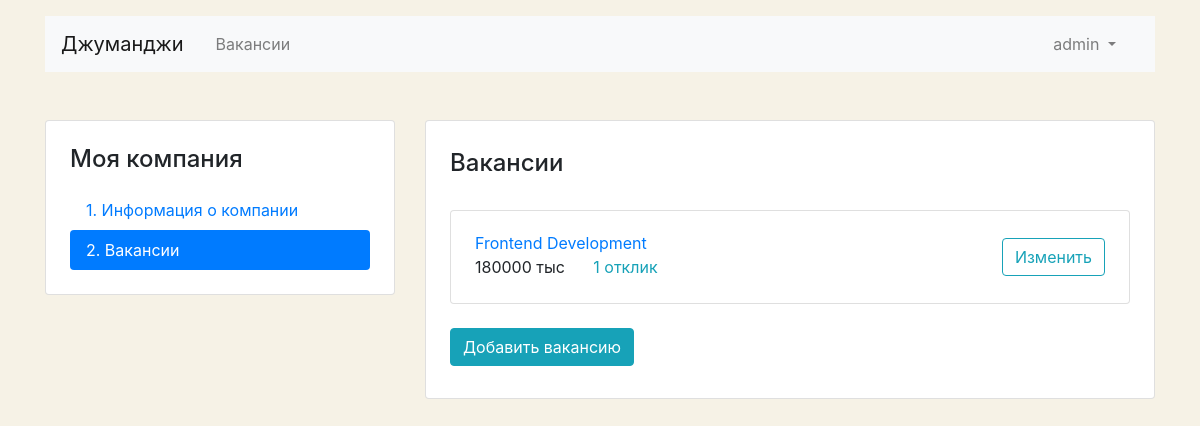
Page /mycompany/vacancies/ (signed in) on the committed database.
### company/models.py (models this page shows, shortened)
class Vacancy(models.Model):
    title = models.CharField(
        max_length=30,
        verbose_name='Название',
    )
    speciality = models.ForeignKey(
        'Speciality',
        related_name='vacancies',
        on_delete=models.CASCADE,
    )
    company = models.ForeignKey(
        'Company',
        related_name='vacancies',
        on_delete=models.CASCADE,
    )
    skills = models.CharField(
        max_length=150,
        verbose_name='Навыки',
    )
    salary_min = models.PositiveSmallIntegerField(
        verbose_name='Мин зарплата',
    )
    salary_max = models.PositiveSmallIntegerField(
        verbose_name='Макс зарплата',
    )
    published = models.DateTimeField(
        default=datetime.now(),
        verbose_name='Опубликовано',
    )
    class Meta:
        verbose_name = 'Вакансия'
        verbose_name_plural = 'Вакансии'

### users/views.py (the view)
# urls.py: path('mycompany/vacancies/', ProfileVacanciesView.as_view(), name='profile_vacancies'),
class ProfileVacanciesView(View):
    def get(self, request):
        try:
            company = Company.objects.get(owner=self.request.user.id)
            context = {
                'vacancies': Vacancy.objects.filter(company=company).annotate(app_count=Count('application'))
            }
            return render(request, 'vacancy/vacancy-list.html', context=context)
        except ObjectDoesNotExist:
            return redirect('/profile/check/')

### company/templatetags/ru_pluralize.py (called while the page is built)
@register.filter()
def ru_pluralize(number: Union[int, str], arg: str = 'дурак, дурака, дураков'):
    nominative_singular, genitive_singular, genitive_plural = arg.split(',')
    number = abs(int(number))
    if 10 <= number % 100 <= 20:
        return f'{number} {genitive_plural}'
    if number % 10 == 1:
        return f'{number} {nominative_singular}'
    if 2 <= number % 10 <= 4:
        return f'{number} {genitive_singular}'
    return f'{number} {genitive_plural}'

### templates/vacancy/vacancy-list.html (shortened to what this page needs)
{% extends 'base/base.html' %}
{% load ru_pluralize %}
{% block content %}
    <main class="container mt-3 pb-5">
        <div class="row mt-5">
            <div class="col-12 col-lg-4">
                <aside class="pt-3 pb-4 px-4 mb-5 card">
                    <h1 class="h4 pt-2 pb-2">Моя компания</h1>
                    <div class="nav flex-column nav-pills">
                        <a class="nav-link" href="{% url 'profile_company' %}">1. Информация о&nbsp;компании</a>
                        <a class="nav-link active" href="{% url 'profile_vacancies' %}">2. Вакансии</a>
                    </div>
                </aside>
            </div>
            <div class="col-12 col-lg-8">
                <div class="card">
                    <div class="card-body px-4 pb-4">
                        <section class="tab-pane fade show active">
                            <h2 class="h4 pt-2 pb-3">Вакансии</h2>
                            {% for item in vacancies %}
                                <div class="card mt-3">
                                    <div class="card-body px-4">
                                        <div class="row align-items-center">
                                            <div class="col-6 col-lg-8">
                                                <a href="#" class="mb-1">{{ item.title }}</a>
                                                <p class="mb-1">
                                                    <span class="mr-4">{{ item.salary_max }} тыс</span>
                                                    {% if item.app_count == 0 %}
                                                        <span class="text-muted">Нет откликов</span>
                                                    {% else %}
                                                        <a href="{% url 'edit_vacancy' pk=item.pk %}"
                                                           class="text-info">
                                                            {{ item.app_count|ru_pluralize:"отклик, отклика, откликов" }}
                                                        </a>
                                                    {% endif %}
                                                </p>
                                            </div>
                                            <div class="col-6 col-lg-4 text-right">
                                                <a href="{% url 'edit_vacancy' pk=item.pk %}"
                                                   class="btn btn-outline-info">Изменить</a>
                                            </div>
                                        </div>
                                    </div>
                                </div>
                            {% endfor %}
                        </section>
                        <a href="{% url 'create_vacancy' %}" class="btn btn-info mt-4 mb-2">Добавить вакансию</a>
                    </div>
                </div>
            </div>
        </div>
    </main>
{% endblock %}

### templates/base/base.html (shortened to what this page needs)
<!DOCTYPE html>
<html lang="ru">
<head>
    <link rel="stylesheet" href="https://stackpath.bootstrapcdn.com/bootstrap/4.3.1/css/bootstrap.min.css"
>
</head>
<body>
<header class="container mt-3">
    <nav class="navbar navbar-expand-lg navbar-light bg-light">
        <a class="navbar-brand mr-4" href="{% url 'home' %}">Джуманджи</a>
        <div class="collapse navbar-collapse justify-content-between" id="navbarNav">
            <ul class="navbar-nav col-10">
                <li class="nav-item">
                    <a class="nav-link" href="{% url 'vacancies' %}">Вакансии</a>
                </li>
            </ul>
            <ul class="navbar-nav col-2 justify-content-end">
                {% if user.is_authenticated %}
                    <div class="collapse navbar-collapse justify-content-end" id="navbarNavDarkDropdown">
                        <ul class="navbar-nav">
                            <li class="nav-item dropdown">
                                <a class="nav-link dropdown-toggle" href="#" id="navbarDarkDropdownMenuLink"
                                   role="button"
                                   data-bs-toggle="dropdown" aria-expanded="false">
                                    {{ user.username }}
                                </a>
                            </li>
                        </ul>
                    </div>
                {% else %}
                    <li class="nav-item active">
                        <a href="{% url 'login' %}" class="nav-link font-weight-bold">Вход</a>
                    </li>
                {% endif %}
            </ul>
        </div>
    </nav>
</header>
{% block content %}
{% endblock %}
</body>
</html>

### templates/vacancy/vacancy-list.html (style rules this page uses)
body { background-color: #F6F2E6; }

### rows in the picture
Vacancy: title "Frontend Development", salary_max "180000", app_count|ru_pluralize "1 отклик"

### other values in the picture
{{ user.username }} "admin"
